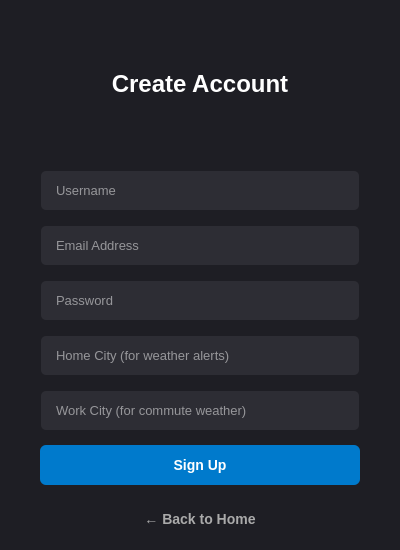
<?xml version="1.0" encoding="UTF-8"?>
<ui version="4.0">
 <class>SignUpScreen</class>
 <widget class="QWidget" name="SignUpScreen">
  <property name="geometry">
   <rect><x>0</x><y>0</y><width>400</width><height>550</height></rect>
  </property>
  <property name="windowTitle"><string>Register</string></property>
  <property name="styleSheet">
   <string notr="true">
    QWidget#SignUpScreen { background-color: #1e1e24; }
    QLabel { color: #ffffff; font-family: 'Segoe UI', sans-serif; }
    QLabel#titleLabel { font-size: 24px; font-weight: bold; }
    QLineEdit { background-color: #2d2d34; color: #ffffff; border: 2px solid transparent; border-radius: 6px; padding: 10px 12px; font-size: 13px; }
    QLineEdit:focus { border: 2px solid #007acc; background-color: #33333b; }
    QPushButton { font-family: 'Segoe UI', sans-serif; font-size: 14px; font-weight: bold; border-radius: 6px; padding: 12px; }
    QPushButton#submitButton { background-color: #007acc; color: white; border: none; }
    QPushButton#submitButton:hover { background-color: #0098ff; }
    QPushButton#backButton { background-color: transparent; color: #aaaaaa; border: none; }
    QPushButton#backButton:hover { color: #ffffff; }
   </string>
  </property>
  <layout class="QVBoxLayout" name="verticalLayout">
   <property name="spacing"><number>14</number></property>
   <property name="leftMargin"><number>40</number></property>
   <property name="rightMargin"><number>40</number></property>
   <item>
    <widget class="QLabel" name="titleLabel">
     <property name="text"><string>Create Account</string></property>
     <property name="alignment"><set>Qt::AlignCenter</set></property>
    </widget>
   </item>
   <item><widget class="QLineEdit" name="usernameEdit"><property name="placeholderText"><string>Username</string></property></widget></item>
   <item><widget class="QLineEdit" name="emailEdit"><property name="placeholderText"><string>Email Address</string></property></widget></item>
   <item><widget class="QLineEdit" name="passwordEdit"><property name="echoMode"><enum>QLineEdit::Password</enum></property><property name="placeholderText"><string>Password</string></property></widget></item>
   
   <!-- New Localised Fields -->
   <item><widget class="QLineEdit" name="homeCityEdit"><property name="placeholderText"><string>Home City (for weather alerts)</string></property></widget></item>
   <item><widget class="QLineEdit" name="workCityEdit"><property name="placeholderText"><string>Work City (for commute weather)</string></property></widget></item>
   
   <item><widget class="QPushButton" name="submitButton"><property name="text"><string>Sign Up</string></property></widget></item>
   <item><widget class="QPushButton" name="backButton"><property name="text"><string>← Back to Home</string></property></widget></item>
  </layout>
 </widget>
</ui>
